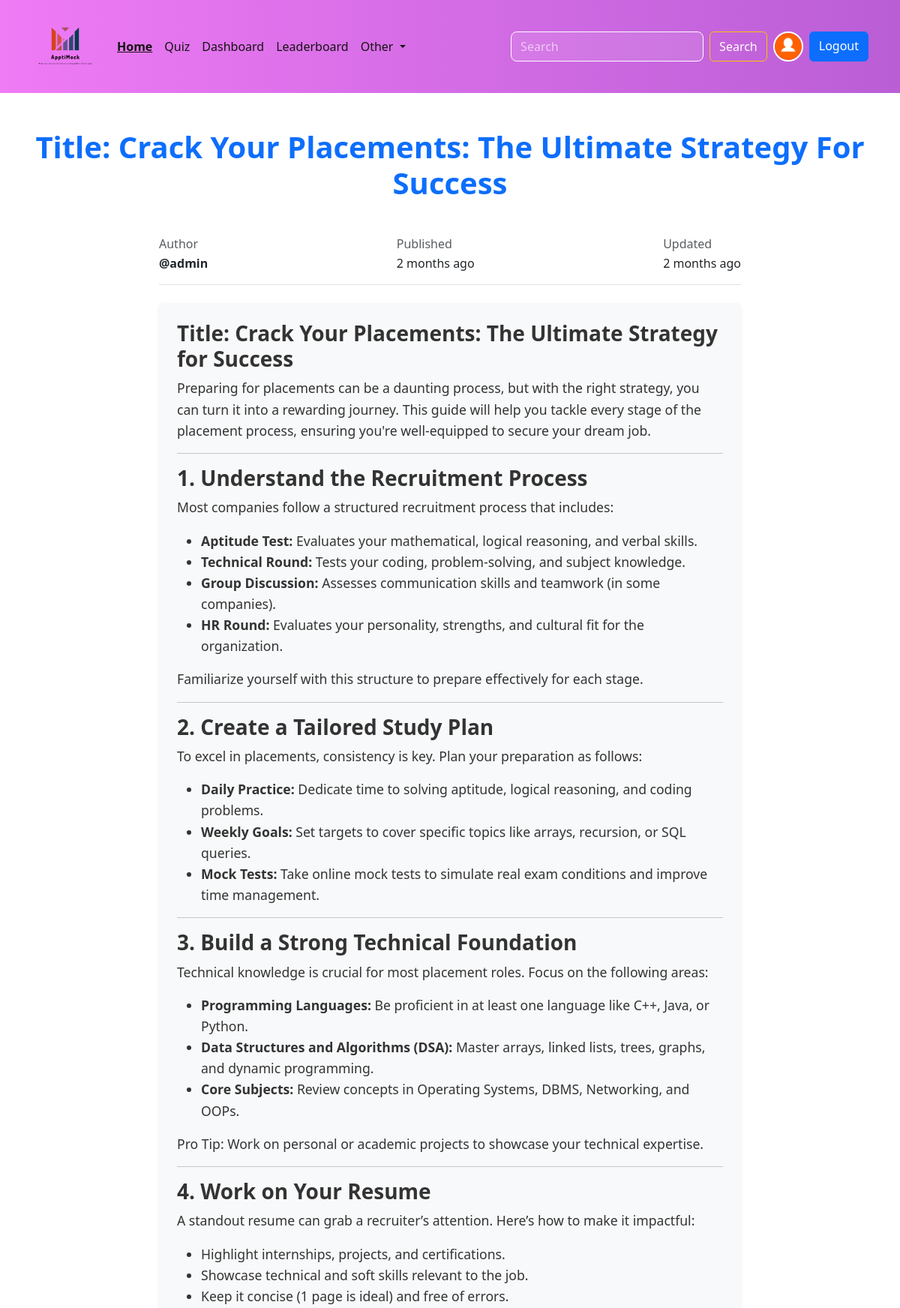
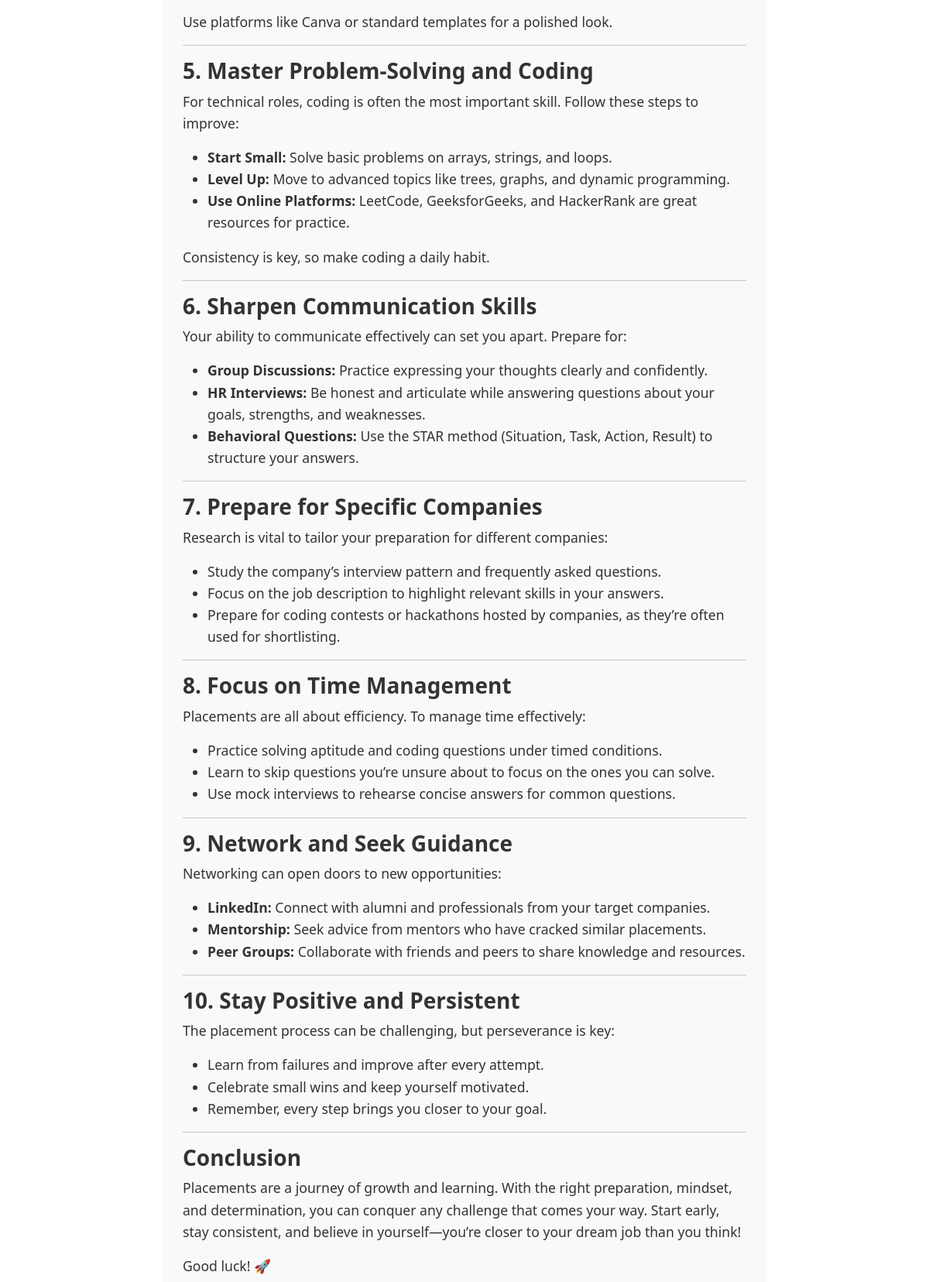
/Quit/blogs/2 (signed in, upper part), run on the app's committed database (2 pictures, top to bottom).
### Account/models.py (models this page shows, shortened)
class Profile(models.Model):
    user=models.OneToOneField(User,on_delete=models.CASCADE,null=True,verbose_name='User Object')  #verbose_name
    bio=models.TextField(blank=True,null=True) #
    profile_image=models.ImageField(upload_to="profile_images",default="user.png",blank=True,null=True,verbose_name='profile pic')
    location=models.CharField(max_length=100,blank=True,null=True)
    GENDER=(
        ("Male","Male"),
        ("Female","Female"),
        ("Other","Other"),
    )
    gender=models.CharField(max_length=6,choices=GENDER,blank=True,null=True)

### Base/models.py (models this page shows, shortened)
class Blog(models.Model):
    title = models.CharField(max_length=255)
    content = RichTextField()
    author = models.ForeignKey('auth.User', on_delete=models.CASCADE)
    STATUS = (
        ('public', 'Public'),
        ('private', 'Private'),
    )
    status = models.CharField(max_length=7, choices=STATUS)
    created_at = models.DateTimeField(auto_now_add=True)
    updated_at = models.DateTimeField(auto_now=True)

### Base/views.py (the view)
# urls.py: path('blogs/<str:blog_id>',views.blog_view,name='blog'),
@login_required(login_url='login')
def blog_view(request,blog_id) :
        user_object=User.objects.get(username=request.user)
        user_profile=Profile.objects.get(user=user_object)
        blog=Blog.objects.filter(id=blog_id).first()
        context={"user_profile":user_profile,"blog":blog}
        return render(request,"blog.html",context)

### templates/blog.html (shortened to what this page needs)
{% extends 'index.html' %}
{% block content %}
<h1 class="display-20 text-center my-5 text-primary fw-bold">{{ blog.title|title }}</h1>
<div class="container col-md-8 col-sm-12">
    <div class="d-flex justify-content-between align-items-center border-bottom pb-3 mb-4">
        <div>
            <h6 class="text-muted mb-1"> Author</h6>
            <a href="{% url 'profile' blog.author.username %}" class="fw-bold text-dark text-decoration-none">
                @{{ blog.author.username }}
            </a>
        </div>
        <div>
            <h6 class="text-muted mb-1"> Published</h6>
            <span class="text-dark">{{ blog.created_at|timesince }} ago</span>
        </div>
        <div>
            <h6 class="text-muted mb-1"> Updated</h6>
            <span class="text-dark">{{ blog.updated_at|timesince }} ago</span>
        </div>
    </div>
    <article class="blog-post p-4 rounded shadow-sm bg-light">
        {{ blog.content|safe }}
    </article>
</div>
{% endblock content %}

### templates/components/navbar.html (shortened to what this page needs)
{% load static %}
<nav class="navbar navbar-expand-lg bg-body-tertiary display-none d-lg-block">
    <div class="container">
        <a class="navbar-brand" href="{% url 'home' %}"><img src="{% static 'images/logo.png' %}" alt="Logo" class="img-fluid" style="max-width: 90px; height: auto;">
        </a>
        <div class="collapse navbar-collapse" id="navbarSupportedContent">
            <ul class="navbar-nav me-auto mb-2 mb-lg-0">
                <li class="nav-item">
                    <a class="nav-link active" aria-current="page" href="{% url 'home' %}">Home</a>
                </li>
                <li class="nav-item">
                    <a class="nav-link" href="{% url 'all_quiz' %}">Quiz</a>
                </li>
                {% if request.user.is_superuser %}
                <li class="nav-item">
                    <a class="nav-link text-success" href="{% url 'dashboard' %}">Dashboard</a>
                </li>
                {% endif %}
                <li class="nav-item">
                    <a class="nav-link" href="{% url 'leaderboard' %}">Leaderboard</a>
                </li>
                <li class="nav-item dropdown">
                    <a class="nav-link dropdown-toggle" href="#" role="button" data-bs-toggle="dropdown"
                        aria-expanded="false">
                        Other
                    </a>
                </li>
            </ul>
            <form class="d-flex" role="search" action="{% url 'search_users' %}">
                <input class="form-control me-2" type="search" name="q" placeholder="Search" aria-label="Search">
                <button class="btn btn-outline-success" type="submit">Search</button>
                {% if request.user.is_authenticated %}
                <a href="{% url 'profile' request.user.username %}" data-bs-toggle="tooltip" data-bs-placement="bottom" data-bs-title="@{{request.user.username}}" class="mx-2">
                    <img src="{{user_profile.profile_image.url}}" alt="profile image" class="rounded-circle" width="40"
                        height="40">
                </a>
                <a href="{% url 'logout'%}" class="btn btn-primary">Logout</a>
                {% else %}
                <a href="{% url 'login'%}" class="btn btn-primary ms-2">Login</a>
                {% endif %}
            </form>
        </div>
    </div>
</nav>

### static/css/style.css (style rules this page uses)
* { font-family: Arial, Helvetica, sans-serif Important; }

### static/css/navbar.css (style rules this page uses)
.navbar { background: linear-gradient(to right, #ef7bf5, #ba5ed6); padding: 12px 0; transition: background 0.3s ease-in-out; }
.navbar .navbar-brand img { max-width: 100px; }
.navbar .nav-link { color: #151313 !important; font-weight: 500; transition: color 0.3s ease-in-out; }
.navbar .nav-link.active { font-weight: 700; text-decoration: underline; }
.navbar form .form-control { border-radius: 8px; border: 1px solid #fff; background-color: rgba(255, 255, 255, 0.1); color: #fff; }
.navbar form .form-control::placeholder { color: rgba(255, 255, 255, 0.6); }
.navbar form .btn-outline-success { color: #fff; border-color: #ffc107; transition: 0.3s ease-in-out; }
.navbar form a img { border: 2px solid #fff; transition: transform 0.3s ease-in-out; }

### templates/blog.html (style rules this page uses)
.blog-post { font-size: 1.1rem; line-height: 1.6; color: #333; }
.shadow-sm { transition: box-shadow 0.3s ease-in-out; }

### data on the page
Profile: profile_image (placeholder picture)
Blog: title "Title: Crack Your Placements: The Ultimate Strategy For Success", author.username "admin", created_at "2 months", updated_at "2 months", content "Title: Crack Your Placements: The Ultimate Strategy for Success Preparing for placements can be a daunting process, but with the right strategy, you can turn it into a rewarding journey. This guide will help you tackle every stage of the placement process, ensuring you're well-equipped to secure your dream job. 1. Understand the Recruitment Process Most companies follow a structured recruitment process that includes: Aptitude Test: Evaluates your mathematical, logical reasoning, and verbal skills. Technical Round: Tests your coding, problem-solving, and subject knowledge. Group Discussion: Assesses communication skills and teamwork (in some companies). HR Round: Evaluates your personality,…"
